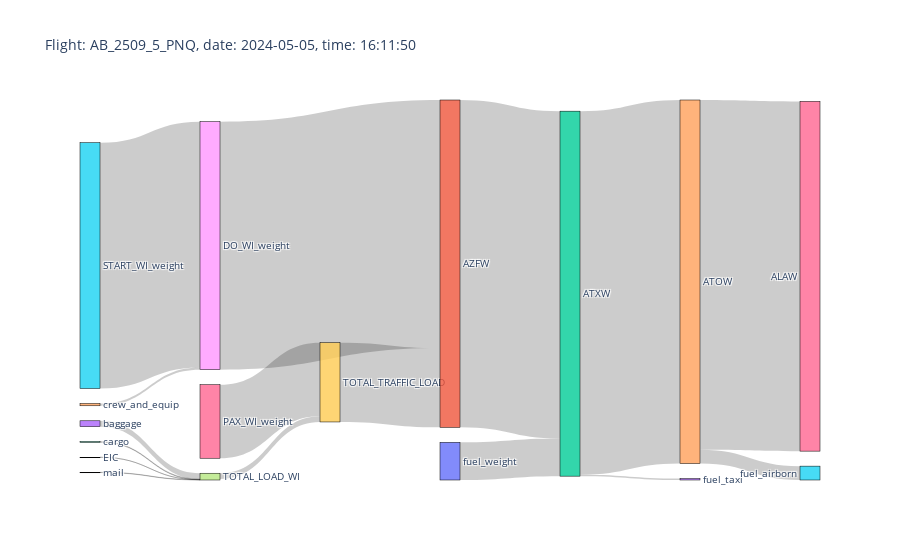

The code cell stored with this chart in its notebook:
### Code cell
import plotly.graph_objects as go
import imageio

# <------------- For static and interactive sankey

labels = [
    'EIC', 'mail', 'cargo', 'baggage', # 0-3
    'crew_and_equip', 'START_WI_weight', 'PAX_WI_weight', 'TOTAL_LOAD_WI',  # 4-7
    'DO_WI_weight', 'TOTAL_TRAFFIC_LOAD', # 8-9
    'fuel_weight', 'AZFW', # 10-11
    'ATXW', # 12
    'fuel_taxi', 'ATOW', # 13-14
    'fuel_airborn', 'ALAW' # 15-16
]

sources = [0, 1, 2, 3, 4, 5, 6, 7,  8,  9, 10, 11, 12, 12, 14, 14]
targets = [7, 7, 7, 7, 8, 8, 9, 9, 11, 11, 12, 12, 13, 14, 15, 16]

flight = "AB_2509_5_PNQ"
flight_df = df[df["flight_id"] == flight].reset_index(drop=True)
row = flight_df.iloc[[42]]
date = row["creation_date"].values[0]
time = row["creation_time"].values[0]

values = []
for s, t in zip(sources, targets):
    if sources.count(s) > 1:
        values.append(row[labels[t]])
    else:
        values.append(row[labels[s]])

def plot_sankey(labels, sources, targets, values, date, time):
    # Create the Sankey diagram
    fig = go.Figure(data=[go.Sankey(
        arrangement = "snap",
        node=dict(
            pad=15,
            thickness=20,
            line=dict(color="black", width=0.5),
            label=labels,
            align="center",
        ),
        link=dict(
            source=sources,
            target=targets,
            value=values
        )
    )])

    title = f"Flight: {flight}, date: {date}, time: {time}"
    fig.update_layout(title_text=title, font_size=10)
    # Save the figure as an HTML file
    fig.write_html("sankey_diagram.html")

    fig.show()


plot_sankey(labels, sources, targets, values, date, time)

### Figure 1 — Plotly figure (JSON) as saved in the notebook; plotly's stock layout.template omitted (floating-point values rounded to 4 significant figures)
{"data": [{"arrangement": "snap", "link": {"source": [0, 1, 2, 3, 4, 5, 6, 7, 8, 9, 10, 11, 12, 12, 14, 14], "target": [7, 7, 7, 7, 8, 8, 9, 9, 11, 11, 12, 12, 13, 14, 15, 16], "value": [[2], [50], [113], [1057], [414], [44389], [13275], [1036], [44803], [14311], [6800], [59114], [253], [65661], [2504], [63157]]}, "node": {"align": "center", "label": ["EIC", "mail", "cargo", "baggage", "crew_and_equip", "START_WI_weight", "PAX_WI_weight", "TOTAL_LOAD_WI", "DO_WI_weight", "TOTAL_TRAFFIC_LOAD", "fuel_weight", "AZFW", "ATXW", "fuel_taxi", "ATOW", "fuel_airborn", "ALAW"], "line": {"color": "black", "width": 0.5}, "pad": 15, "thickness": 20}, "type": "sankey"}], "layout": {"font": {"size": 10}, "title": {"text": "Flight: AB_2509_5_PNQ, date: 2024-05-05, time: 16:11:50"}}}
